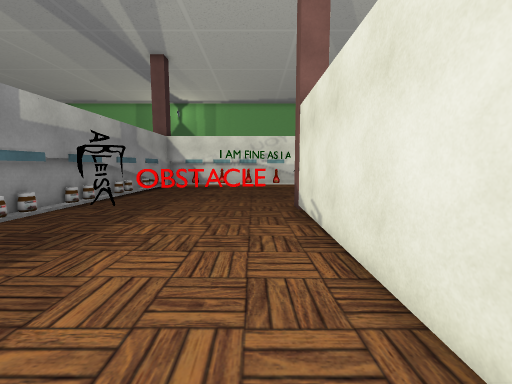
View 1 (above)

24 first-person views from a walk through a scene from a Unity 3-D project. The camera is 1.5 m above the floor, tilts 6° down and sees 90° across. The floor is counted in squares, 1 m on a side. Each view is taken from the middle of a square. On the plan, view 1 faces up. The plan holds only what a view shows up to about 13 squares ahead; the rest is blank. The place goes on beyond the plan. The player is left out.

View 2
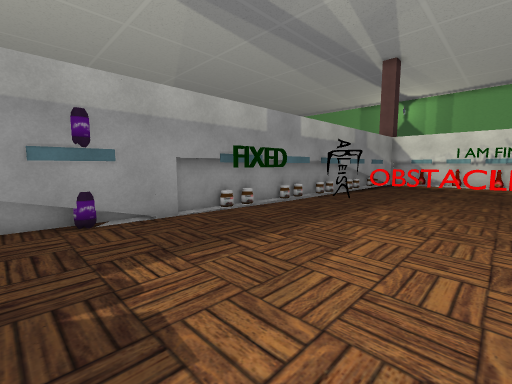

View 3
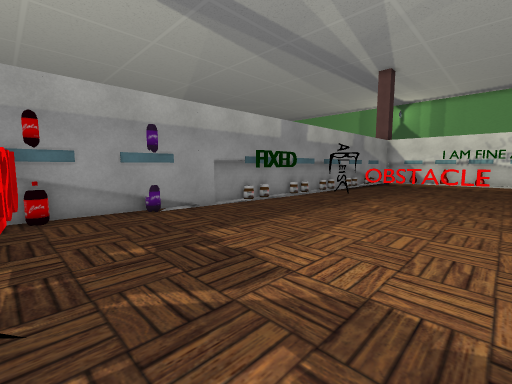

View 4
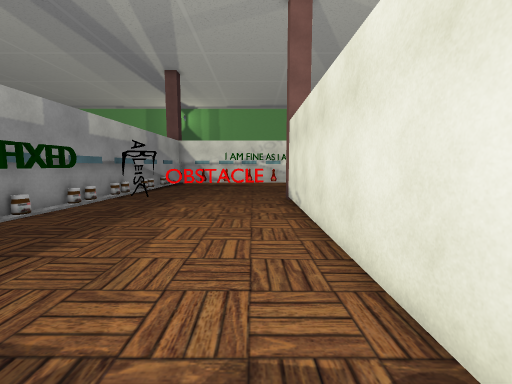

View 5
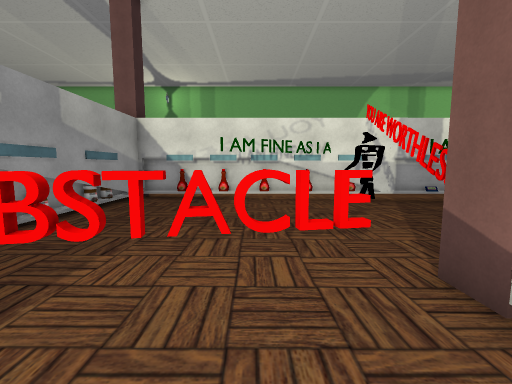

View 6
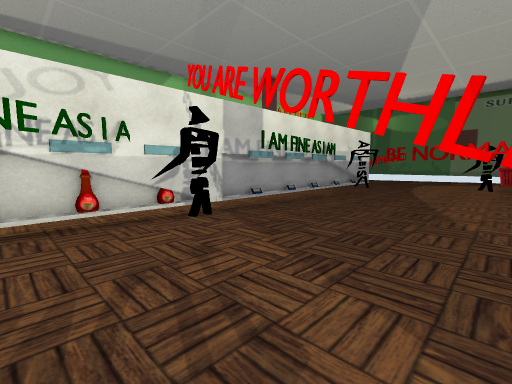

View 7
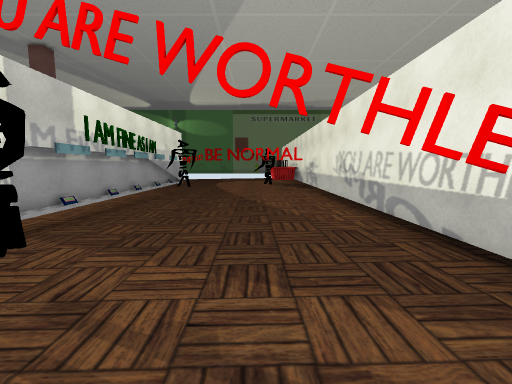

View 8
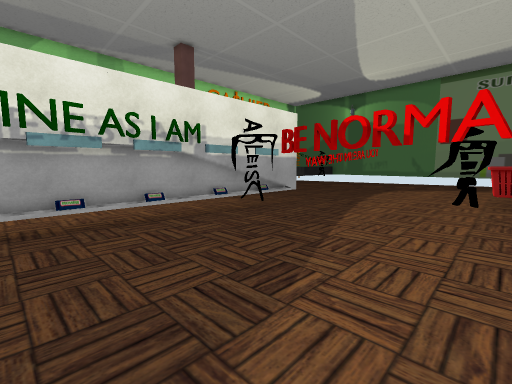

View 9
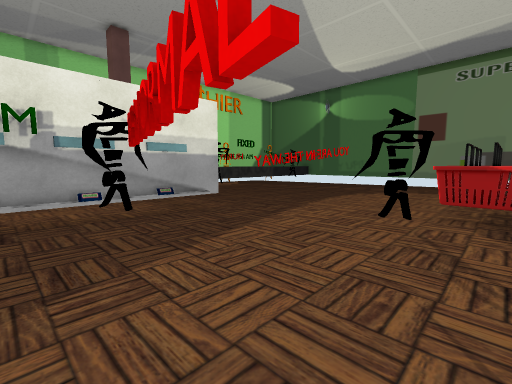

View 10
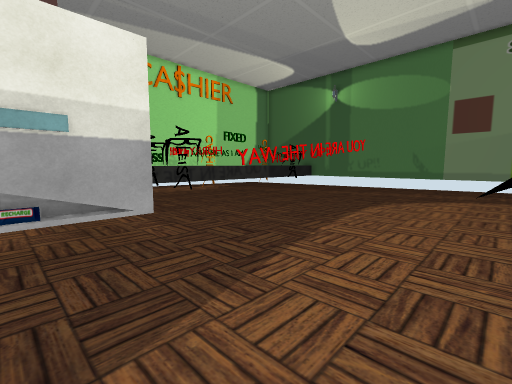

View 11
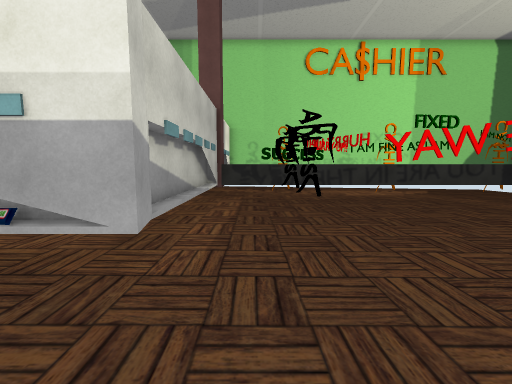

View 12
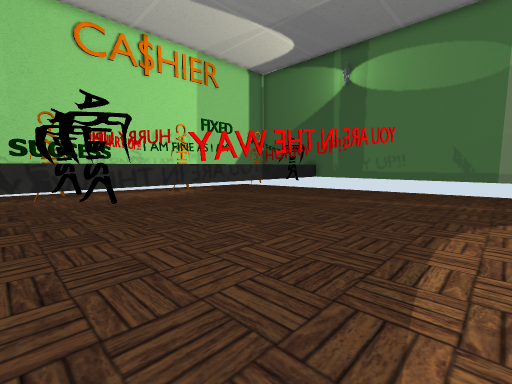

View 13
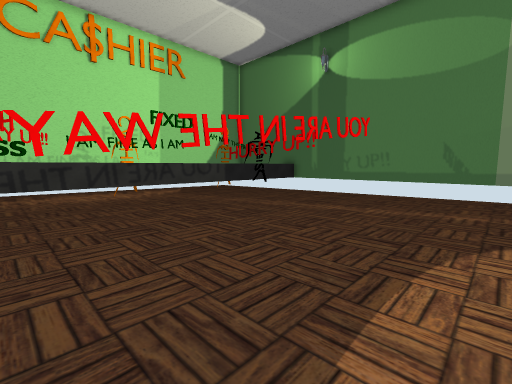

View 14
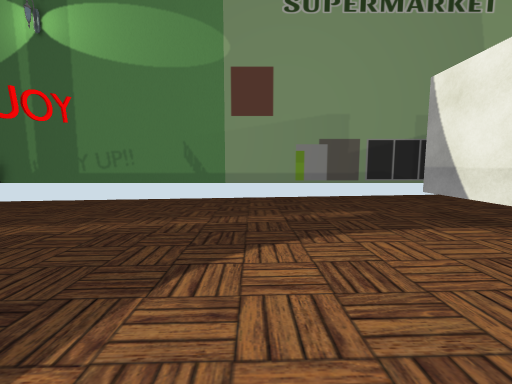

View 15
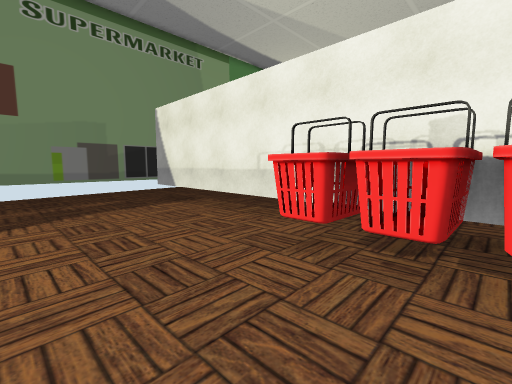

View 16
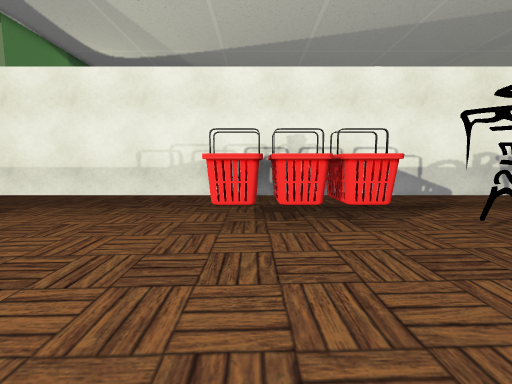

View 17
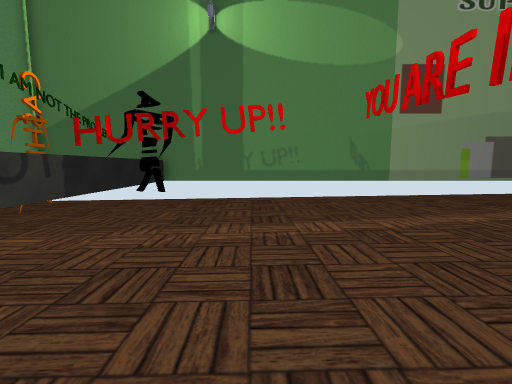

View 18
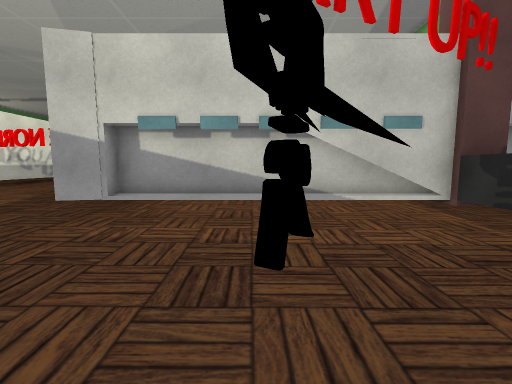

View 19
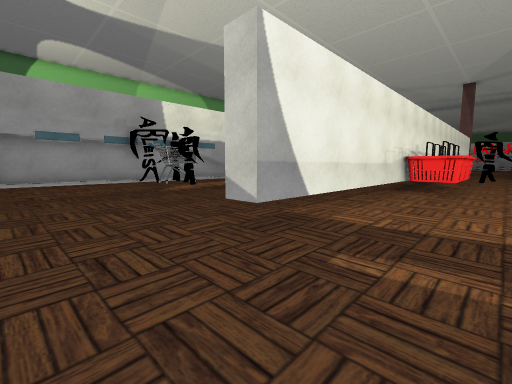

View 20
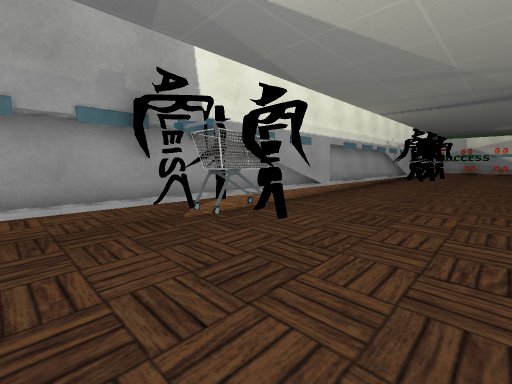

View 21
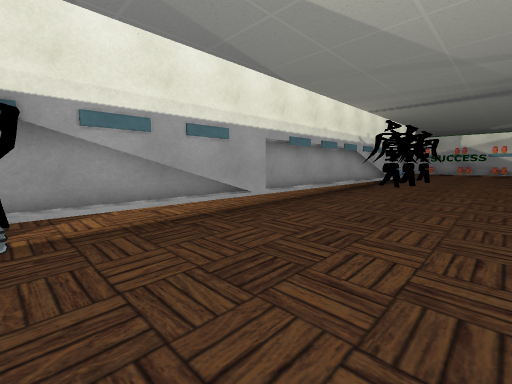

View 22
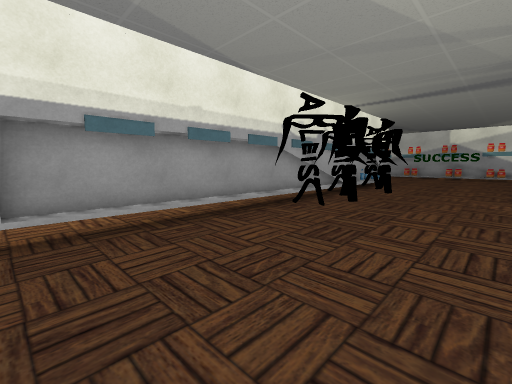

View 23
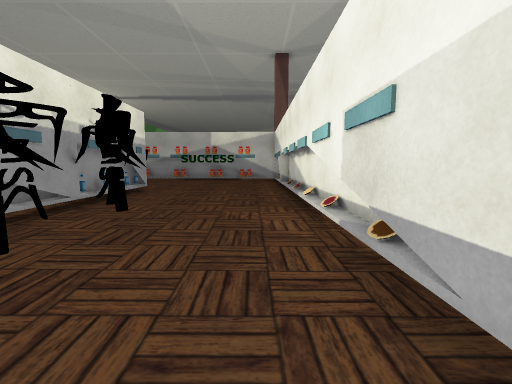

View 24
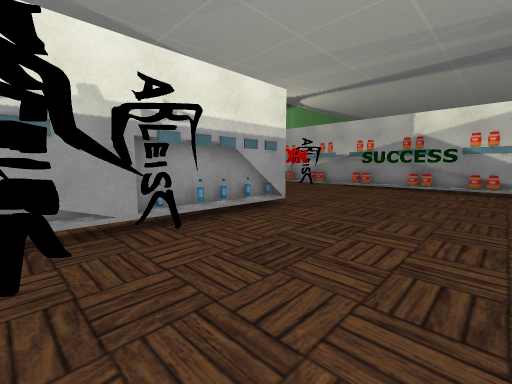

### Floor plan
Key: @ floor where view 1 was taken; # wall or solid block; x gap in a wall; . main floor; : floor 0.25 m higher than the main floor; - floor 0.25 m lower than the main floor; + floor 0.5 m higher than the main floor; _ floor 0.5 m lower than the main floor; * floor 0.75 m higher than the main floor; ^ raised ledge; T thing the floor can be seen under or through; O other object.
Columns run from 7 left of view 1 to 40 right of it. Each row starts with its distance up from view 1.
 31                          OO   #
 30                       ---OO ---------
 29                       .-- TTTTTTTTTTTTTTT#######
 28                       ..- T--O-----------______#
 27                       ... T---O----------OO____#
 26                       ... T----------------____#
 25                           ^--O--------------___#
 24                       ... ^.-OO--------------__#
 23                   ....... ^..-----------------_#
 22            :. ........... ^...-----------------#
 21        ::::::............ T....----------------#
 20 ##O#O#OTTO#OTTTOTTTTTTTTTTT.....---------------#
 19 #::::::::::::::.......O..........--------------#
 18 #:::::::::OO::::......OO..........-------------#
 17 O:::::::::O::::::..................------------#
 16 O:::::::::::::::::..................-----------#
 15 #::::::::::::::::::..................----------#
 14 O+::::::::::::::::::.......O..........---------#
 13 O++::::::::::::::::::......OOOOOOO.....--------#
 12 #+++:::::x::::::::::::.......OOOOO......-------#
 11 O++++::::#:::::::::::::......OOOOO.......------#
 10 OOO++TTT:###O#### #O##O#OTTTTTTTTTTTTTTTTTT----#
  9 #O+TT++::#       ::::::::..................----#
  8 O+++++++:#::::::::::::::::..................---#
  7 O++++++++OO::::::::::::::::..................--
  6 ##+++++++##:::::::::::::::::.............O....-
  5 ##+++++++O#::::::::::::OO:OOO............O.....
  4 ##+++++++##+:::::::::OOOOOOOOO..........OO.....
  3 ##+++++++##++:::::::::O  OO :::.........OOO....
  2 #++++++++   ++:::#OOOO######################^^#
  1 #++++++++#   ++:
  0 #++++++@+#   x#
 -1 O++++++++
 -2 #++++++++
 -3 O*++++++
 -4 ####^  O+
 -5        OO

Where each view was taken, in squares from view 1:
view 1: 0 up, 0 right, facing up
view 2: 2 down, 0 right, facing up-left
view 3: 4 down, 1 right, facing up-left
view 4: 3 down, 0 right, facing up
view 5: 7 up, 1 left, facing up
view 6: 12 up, 0 right, facing up-right
view 7: 14 up, 0 right, facing right
view 8: 12 up, 9 right, facing up-right
view 9: 11 up, 13 right, facing up-right
view 10: 14 up, 17 right, facing up-right
view 11: 16 up, 21 right, facing up
view 12: 17 up, 21 right, facing up-right
view 13: 17 up, 24 right, facing up-right
view 14: 16 up, 27 right, facing right
view 15: 16 up, 23 right, facing down-right
view 16: 18 up, 25 right, facing down
view 17: 24 up, 27 right, facing right
view 18: 24 up, 25 right, facing left
view 19: 14 up, 39 right, facing down-left
view 20: 8 up, 37 right, facing down-left
view 21: 8 up, 33 right, facing down-left
view 22: 8 up, 27 right, facing down-left
view 23: 8 up, 23 right, facing left
view 24: 8 up, 17 right, facing down-left
